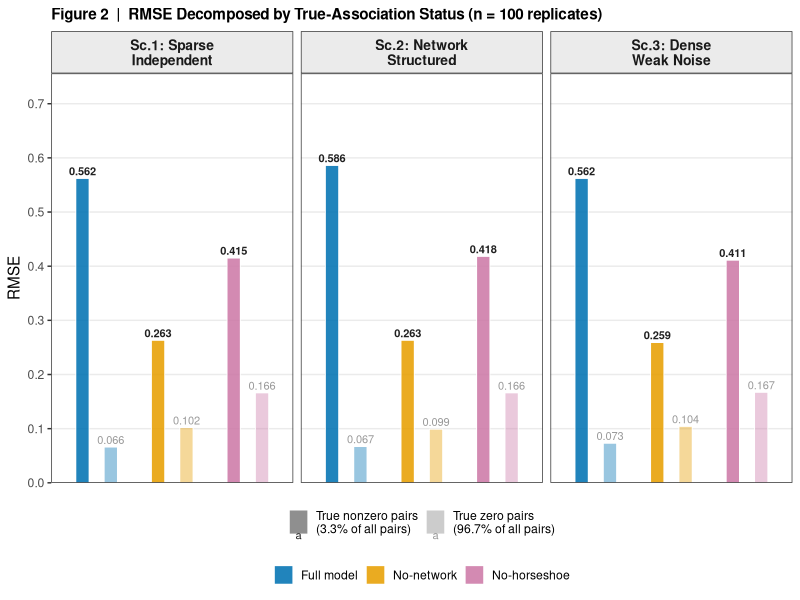

Generate this figure with R:
# ============================================================
# fig2_rmse_decomposed.R
#
# Generates Figure: RMSE decomposed by true-association status
# (true-nonzero signal pairs vs true-zero null pairs)
#
# UPDATE SCENARIO 2 VALUES HERE when new simulation run completes.
# All other values are final (n=100 replicates).
# ============================================================

library(ggplot2)
library(dplyr)
library(tidyr)

# ── Data: update sc2 values when Scenario 2 rerun completes ─────────────
rmse_data <- tribble(
  ~scenario,              ~model,         ~signal, ~null,
  # Scenario 1 (FINAL - n=100)
  "Sc.1: Sparse\nIndependent", "Full model",    0.562,  0.066,
  "Sc.1: Sparse\nIndependent", "No-network",    0.263,  0.102,
  "Sc.1: Sparse\nIndependent", "No-horseshoe",  0.415,  0.166,
  # Scenario 2 (UPDATE THESE when new run completes)
  "Sc.2: Network\nStructured", "Full model",    0.586,  0.067,
  "Sc.2: Network\nStructured", "No-network",    0.263,  0.099,
  "Sc.2: Network\nStructured", "No-horseshoe",  0.418,  0.166,
  # Scenario 3 (FINAL - n=100)
  "Sc.3: Dense\nWeak Noise",   "Full model",    0.562,  0.073,
  "Sc.3: Dense\nWeak Noise",   "No-network",    0.259,  0.104,
  "Sc.3: Dense\nWeak Noise",   "No-horseshoe",  0.411,  0.167
)

# ── Reshape to long format ───────────────────────────────────────────────
rmse_long <- rmse_data %>%
  pivot_longer(c(signal, null),
               names_to  = "subset",
               values_to = "rmse") %>%
  mutate(
    scenario = factor(scenario,
                      levels = c("Sc.1: Sparse\nIndependent",
                                 "Sc.2: Network\nStructured",
                                 "Sc.3: Dense\nWeak Noise")),
    model    = factor(model,
                      levels = c("Full model", "No-network", "No-horseshoe")),
    subset   = factor(subset,
                      levels = c("signal", "null"),
                      labels = c("True nonzero pairs\n(3.3% of all pairs)",
                                 "True zero pairs\n(96.7% of all pairs)"))
  )

# ── Colours (colour-blind friendly) ─────────────────────────────────────
model_colours <- c(
  "Full model"    = "#0072B2",
  "No-network"    = "#E69F00",
  "No-horseshoe"  = "#CC79A7"
)

# ── Plot ─────────────────────────────────────────────────────────────────
p <- ggplot(rmse_long,
            aes(x      = model,
                y      = rmse,
                fill   = model,
                alpha  = subset,
                pattern = subset)) +

  # Bars -- solid for signal, hatched for null
  geom_col(position = position_dodge(width = 0.75),
           width    = 0.35,
           colour   = "white", linewidth = 0.3) +

  # Value labels
  geom_text(aes(label    = sprintf("%.3f", rmse),
                fontface = ifelse(subset ==
                                    "True nonzero pairs\n(3.3% of all pairs)",
                                  "bold", "plain")),
            position = position_dodge(width = 0.75),
            vjust    = -0.4,
            size     = 2.8) +

  facet_wrap(~scenario, nrow = 1) +

  scale_fill_manual(values = model_colours, name = NULL) +
  scale_alpha_manual(
    values = c("True nonzero pairs\n(3.3% of all pairs)" = 0.87,
               "True zero pairs\n(96.7% of all pairs)"   = 0.40),
    name   = NULL
  ) +

  scale_y_continuous(limits = c(0, 0.72),
                     breaks = seq(0, 0.7, by = 0.1),
                     expand = expansion(mult = c(0, 0.05))) +

  labs(
    title = "Figure 2  |  RMSE Decomposed by True-Association Status (n = 100 replicates)",
    x     = NULL,
    y     = "RMSE"
  ) +

  theme_bw(base_size = 11) +
  theme(
    legend.position   = "bottom",
    legend.box        = "vertical",
    legend.key.size   = unit(0.5, "cm"),
    panel.grid.minor  = element_blank(),
    panel.grid.major.x = element_blank(),
    strip.background  = element_rect(fill = "grey92"),
    strip.text        = element_text(face = "bold", size = 10),
    plot.title        = element_text(face = "bold", size = 11),
    axis.text.x       = element_blank(),
    axis.ticks.x      = element_blank()
  ) +

  # Separate legends for model colour and subset pattern
  guides(
    fill  = guide_legend(order = 2, nrow = 1,
                         override.aes = list(alpha = 0.87)),
    alpha = guide_legend(order = 1, nrow = 1,
                         override.aes = list(fill = "grey50"))
  )

# ── Save at 300 DPI ──────────────────────────────────────────────────────
ggsave("fig2_rmse_decomposed.png",
       plot   = p,
       width  = 13,
       height = 5,
       dpi    = 300,
       units  = "in",
       bg     = "white")

cat("Saved: fig2_rmse_decomposed.png\n")
cat("\nTo update Scenario 2: edit the three sc2 rows in rmse_data above\n")
cat("and re-run the script. Everything else is automatic.\n")
